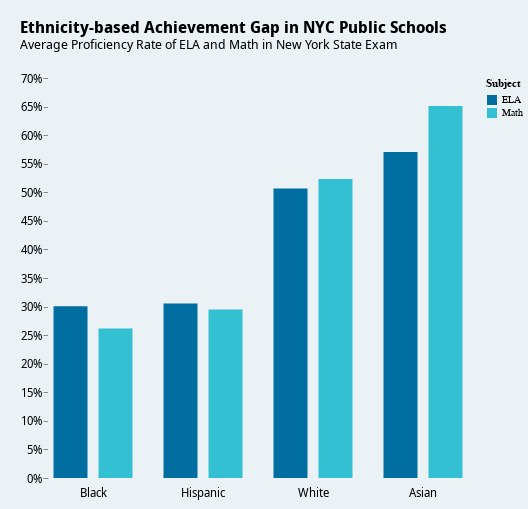

Notebook source saved alongside this figure:
### Code cell
proficiency_bar = (
    alt.Chart(proficiency_by_race)
    .mark_bar(size=34)
    .encode(
        x=alt.X("Subject:N", axis=None),
        y=alt.Y("value:Q", title=None, axis=alt.Axis(format=".0%", grid=False)),
        color=alt.Color(
            "Subject:N", title="Subject", scale=alt.Scale(domain=["ELA", "Math"])
        ),
    )
    .properties(width=90)
)

achievement_gap_text = (
    alt.Chart(proficiency_by_race)
    .mark_text()
    .encode(
        x=alt.X("Subject:N", axis=None),
        y=alt.Y("value:Q", title=None, axis=alt.Axis(format=".0%", grid=False)),
    )
)

source_text = (
    alt.Chart(
        pd.DataFrame(
            {
                "text": [
                    "Source: 2024 School Quality Reports from New York City Public Schools Info Hub"
                ]
            }
        )
    )
    .mark_text(
        align="left",
        baseline="top",
        color="gray",
        font="Noto Sans Display",
        fontWeight=400,
        fontSize=10,
    )
    .encode(
        x=alt.value(-20),  # Align left
        y=alt.value(430),  # Position near bottom of chart
        text="text",
    )
)


proficiency_gap = (
    alt.layer(proficiency_bar, achievement_gap_text)
    .facet(
        column=alt.Column(
            "Category:N", sort=["Black", "Hispanic", "White", "Asian"], title=None
        ),
    )
    .properties(
        title={
            "text": "Ethnicity-based Achievement Gap in NYC Public Schools",
            "fontSize": 16,
            "subtitleFontSize": 13,
            "subtitle": "Average Proficiency Rate of ELA and Math in New York State Exam",
        },
    )
    .configure_header(
        labelFontSize=12, labelFont="Noto Sans Display", labelOrient="bottom"
    )
    .configure_view(continuousHeight=400, continuousWidth=400, fill="#EBF2f6")
)

proficiency_gap

### Figure 1 — Vega-Lite specification as saved in the notebook (floating-point values rounded to 4 significant figures)
{"config": {"title": {"anchor": "start", "font": "Noto Sans Display", "fontWeight": 700, "fontSize": 18, "subtitleFontSize": 16, "subtitleFont": "Noto Sans Display", "offset": 20}, "axisX": {"titleFontSize": 14, "labelFontSize": 12, "grid": false, "labelFont": "Noto Sans Display"}, "axisY": {"domain": false, "titleFontSize": 14, "titleAngle": 0, "titleBaseline": "bottom", "titleAnchor": "start", "labelFontSize": 12, "grid": true, "gridColor": "#aab0c0", "gridWidth": 1, "labelFont": "Noto Sans Display"}, "axis": {"labelFont": "Noto Sans Display", "titleFont": "Noto Sans Display", "titleFontSize": 14, "labelFontSize": 12}, "background": "#EBF2f6", "view": {"fill": "#EBF2f6", "stroke": null, "padding": {"left": 5, "top": 10, "right": 5, "bottom": 10}, "continuousHeight": 400, "continuousWidth": 400}, "range": {"category": ["#006EA0", "#32C0D2", "#E0B265", "#00969F", "#973C4C", "#AC8B96"], "ramp": ["#fef0d9", "#fdcc8a", "#fc8d59", "#e34a33", "#b30000"], "diverging": ["#006ea0", "#4d9abd", "#99c5d9", "#ffffff", "#e3c2b3", "#c68466", "#a03200"]}, "area": {}, "line": {}, "point": {}, "text": {"fontSize": 12}, "bar": {"binSpacing": 1, "size": 25}, "facet": {"titleFontSize": 14}, "notes": {"fontSize": 10}, "sources": {"fontSize": 10}, "header": {"labelFont": "Noto Sans Display", "labelFontSize": 12, "labelOrient": "bottom"}}, "padding": {"left": 20, "top": 20, "right": 5, "bottom": 10}, "data": {"name": "data-1837370887b7b41f3ccd65b22549bb79"}, "facet": {"column": {"field": "Category", "sort": ["Black", "Hispanic", "White", "Asian"], "title": null, "type": "nominal"}}, "spec": {"layer": [{"mark": {"type": "bar", "size": 34}, "encoding": {"color": {"field": "Subject", "scale": {"domain": ["ELA", "Math"]}, "title": "Subject", "type": "nominal"}, "x": {"axis": null, "field": "Subject", "type": "nominal"}, "y": {"axis": {"format": ".0%", "grid": false}, "field": "value", "title": null, "type": "quantitative"}}}, {"mark": {"type": "text"}, "encoding": {"x": {"axis": null, "field": "Subject", "type": "nominal"}, "y": {"axis": {"format": ".0%", "grid": false}, "field": "value", "title": null, "type": "quantitative"}}}], "width": 90}, "title": {"text": "Ethnicity-based Achievement Gap in NYC Public Schools", "fontSize": 16, "subtitleFontSize": 13, "subtitle": "Average Proficiency Rate of ELA and Math in New York State Exam"}, "$schema": "https://vega.github.io/schema/vega-lite/v5.20.1.json", "datasets": {"data-1837370887b7b41f3ccd65b22549bb79": [{"Category": "Asian", "Subject": "ELA", "value": 0.5704}, {"Category": "Black", "Subject": "ELA", "value": 0.3004}, {"Category": "Hispanic", "Subject": "ELA", "value": 0.3052}, {"Category": "White", "Subject": "ELA", "value": 0.5067}, {"Category": "Asian", "Subject": "Math", "value": 0.651}, {"Category": "Black", "Subject": "Math", "value": 0.2617}, {"Category": "Hispanic", "Subject": "Math", "value": 0.2949}, {"Category": "White", "Subject": "Math", "value": 0.5232}]}}
